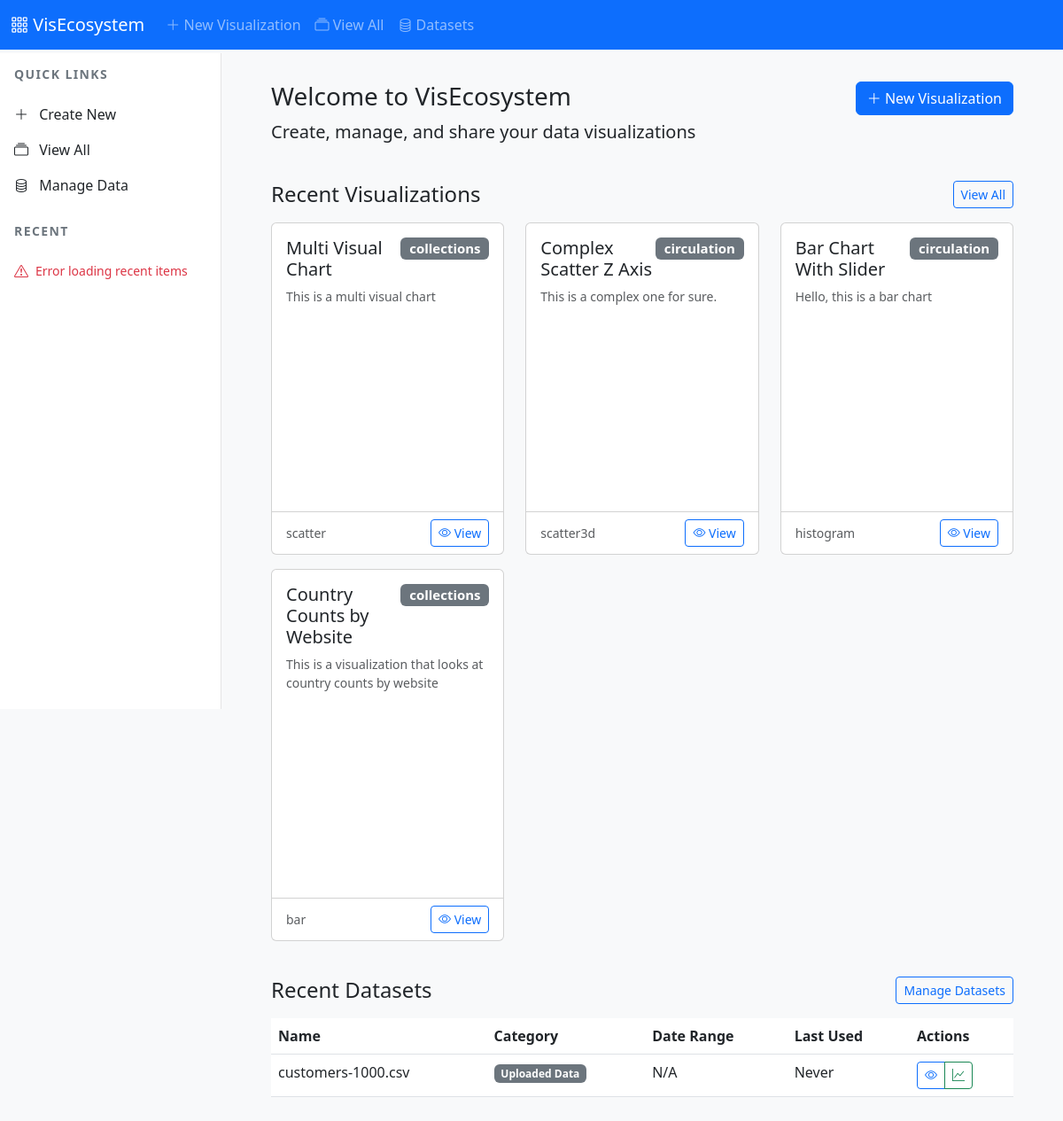
Before: / with the older database file.
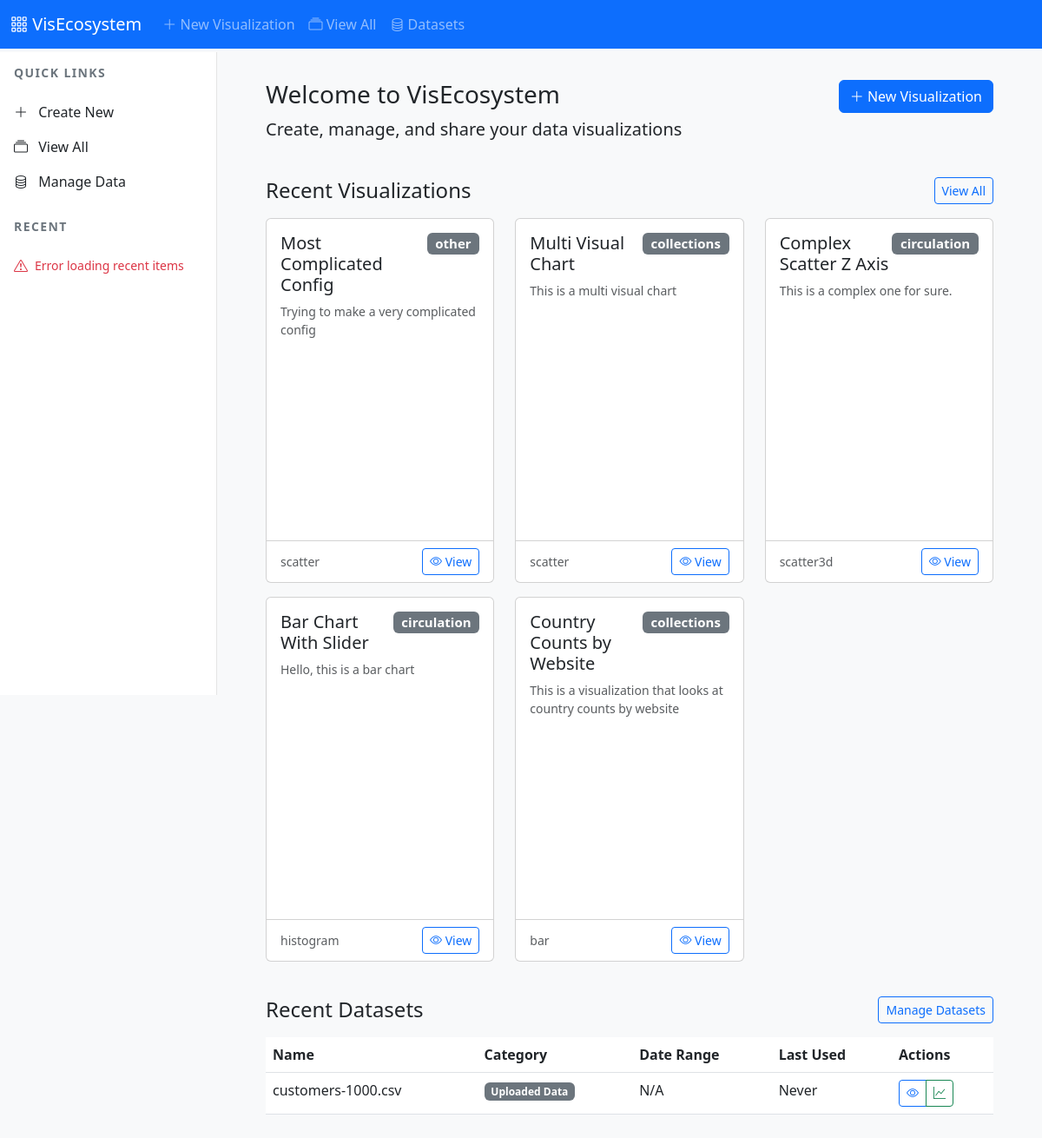
After: the same page with the newer database file.
### models.py (models this page shows, shortened)
class Visualization(db.Model):
    id = db.Column(db.Integer, primary_key=True)
    name = db.Column(db.String(100), nullable=False)
    description = db.Column(db.Text)
    chart_type = db.Column(db.String(50), nullable=False)
    config = db.Column(db.Text, nullable=False)  # JSON string of Plotly config
    created_at = db.Column(db.DateTime, default=datetime.utcnow)
    updated_at = db.Column(db.DateTime, default=datetime.utcnow, onupdate=datetime.utcnow)
    category = db.Column(db.String(50))
    time_period = db.Column(db.String(50))
    is_template = db.Column(db.Boolean, default=False)
    tags = db.Column(db.String(255))
    data_source = db.Column(db.Text)  # JSON string containing dataset id and column mapping
    shared = db.Column(db.Boolean, default=False)
    notes = db.Column(db.Text)
    def to_dict(self):
        return {
            'id': self.id,
            'name': self.name,
            'description': self.description,
            'chart_type': self.chart_type,
            'config': json.loads(self.config),
            'created_at': self.created_at.isoformat(),
            'updated_at': self.updated_at.isoformat() if self.updated_at else None,
            'category': self.category,
            'time_period': self.time_period,
            'is_template': self.is_template,
            'tags': self.tags.split(',') if self.tags else [],
            'data_source': json.loads(self.data_source) if self.data_source else None,
            'shared': self.shared,
            'notes': self.notes
        }

class Dataset(db.Model):
    id = db.Column(db.Integer, primary_key=True)
    name = db.Column(db.String(255), nullable=False)
    file_path = db.Column(db.String(255), nullable=False, unique=True)
    file_type = db.Column(db.String(10), nullable=False)
    uploaded_at = db.Column(db.DateTime, default=datetime.utcnow)  # Added this field
    category = db.Column(db.String(50))  # e.g., 'Circulation Data', 'Program Statistics'
    date_range = db.Column(db.String(100))  # e.g., 'Jan 2024 - Dec 2024'
    row_count = db.Column(db.Integer)
    column_info = db.Column(db.Text)  # JSON string of column metadata
    created_at = db.Column(db.DateTime, default=datetime.utcnow)
    last_used = db.Column(db.DateTime)
    description = db.Column(db.Text)
    update_frequency = db.Column(db.String(50))  # e.g., 'Monthly', 'Weekly'
    data_source = db.Column(db.String(100))  # e.g., 'ILS Export', 'Manual Entry'
    def to_dict(self):
        return {
            'id': self.id,
            'name': self.name,
            'file_type': self.file_type,
            'category': self.category,
            'date_range': self.date_range,
            'row_count': self.row_count,
            'column_info': json.loads(self.column_info) if self.column_info else {},
            'created_at': self.created_at.isoformat(),
            'uploaded_at': self.uploaded_at.isoformat() if self.uploaded_at else None,
            'last_used': self.last_used.isoformat() if self.last_used else None,
            'description': self.description,
            'update_frequency': self.update_frequency,
            'data_source': self.data_source
        }

### app.py (the view, shortened to what this page needs)
    @app.route('/')
    def home():
        try:
            recent_vizs = Visualization.query.filter_by(is_template=False).order_by(
                desc(Visualization.updated_at)).limit(5).all()
            templates = Template.query.order_by(Template.category, Template.name).all()
            templates_by_category = {}
            for template in templates:
                if template.category not in templates_by_category:
                    templates_by_category[template.category] = []
                templates_by_category[template.category].append(template)
            recent_datasets = Dataset.query.order_by(desc(Dataset.last_used)).limit(5).all()
            return render_template(
                'index.html',
                recent_vizs=[v.to_dict() for v in recent_vizs] if recent_vizs else [],
                templates_by_category=templates_by_category,
                recent_datasets=[d.to_dict() for d in recent_datasets] if recent_datasets else [],
                current_year=datetime.now().year
            )
        except Exception as e:
            logger.error(f"Error in home route: {str(e)}")
            return render_template(
                'index.html',
                recent_vizs=[],
                templates_by_category={},
                recent_datasets=[],
                current_year=datetime.now().year,
                error="Unable to load dashboard data. Please try again later."
            )

### templates/index.html (shortened to what the changed rows need)
{% extends "base.html" %}
{% block content %}
<div class="container-fluid px-4">
    <div class="row mb-4">
        <div class="col">
            <h1 class="h3">Welcome to VisEcosystem</h1>
        </div>
    </div>
    <div class="row mb-4">
        <div class="col">
            <div class="d-flex justify-content-between align-items-center mb-3">
                <h2 class="h4 mb-0">Recent Visualizations</h2>
            </div>
            {% if error %}
            <div class="alert alert-danger">{{ error }}</div>
            {% else %}
                {% if recent_vizs %}
                <div class="row">
                    {% for viz in recent_vizs %}
                    <div class="col-md-4 mb-3">
                        <div class="card h-100">
                            <div class="card-body">
                                <h5 class="card-title d-flex justify-content-between align-items-start">
                                    {{ viz.name }}
                                    {% if viz.category %}
                                    <span class="badge bg-secondary">{{ viz.category }}</span>
                                    {% endif %}
                                </h5>
                                {% if viz.description %}
                                <p class="card-text small text-muted">{{ viz.description[:100] }}{% if viz.description|length > 100 %}...{% endif %}</p>
                                {% endif %}
                                <div class="visualization-preview" id="viz-preview-{{ viz.id }}" style="height: 200px;"></div>
                            </div>
                            <div class="card-footer bg-transparent">
                                <div class="d-flex justify-content-between align-items-center">
                                    <small class="text-muted">{{ viz.chart_type }}</small>
                                    <a href="/viz/{{ viz.id }}" class="btn btn-outline-primary btn-sm">
                                        <i class="bi bi-eye"></i> View
                                    </a>
                                </div>
                            </div>
                        </div>
                    </div>
                    {% endfor %}
                </div>
                {% endif %}
            {% endif %}
        </div>
    </div>
    <div class="row">
        <div class="col">
            <div class="d-flex justify-content-between align-items-center mb-3">
                <h2 class="h4 mb-0">Recent Datasets</h2>
            </div>
            <div class="table-responsive">
                <table class="table table-hover">
                    <thead>
                        <tr>
                            <th>Name</th>
                            <th>Category</th>
                            <th>Date Range</th>
                            <th>Last Used</th>
                            <th>Actions</th>
                        </tr>
                    </thead>
                    <tbody>
                        {% for dataset in recent_datasets %}
                        <tr>
                            <td>{{ dataset.name }}</td>
                            <td>
                                {% if dataset.category %}
                                <span class="badge bg-secondary">{{ dataset.category }}</span>
                                {% endif %}
                            </td>
                            <td>{{ dataset.date_range or 'N/A' }}</td>
                            <td>{{ dataset.last_used|datetime if dataset.last_used else 'Never' }}</td>
                            <td>
                                <div class="btn-group btn-group-sm">
                                    <button class="btn btn-outline-primary" onclick="previewDataset({{ dataset.id }})">
                                        <i class="bi bi-eye"></i>
                                    </button>
                                    <a href="/viz/new?dataset={{ dataset.id }}" class="btn btn-outline-success">
                                        <i class="bi bi-graph-up"></i>
                                    </a>
                                </div>
                            </td>
                        </tr>
                        {% endfor %}
                    </tbody>
                </table>
            </div>
        </div>
    </div>
</div>
{% endblock %}

Changed rows visible on the page:
added Visualization: name "Most Complicated Config", category "other", description "Trying to make a very complicated config", chart_type "scatter"
